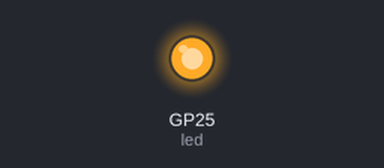
A program run on a simulated Raspberry Pi Pico running MicroPython. Parts: output pins drawn as LEDs (lit = HIGH). WiFi joins after 1.5 s; no MQTT or app messages arrive unless stated; the clock reads 2024-03-15 10:24:30 at power-on unless the program sets it; what the program prints to the serial console is not drawn.

Above: at 2.28 s.
At 4.8 s:
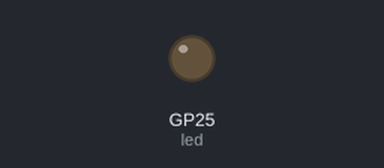
Timing chart, 0 to 8.8 s (numbered marks = the images above):
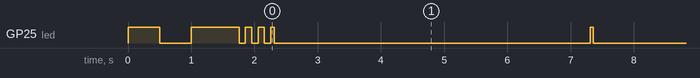

The program:

mqtt_client.py
```python
"""
Pico MQTT 客戶端模組
處理 MQTT 連接和訊息發布

功能：
- MQTT 連接管理
- 訊息發布
- 自動重連
- 錯誤處理
"""

from umqtt.simple import MQTTClient
import time
import json
import machine

class PicoMQTTClient:
    """
    Pico MQTT 客戶端類別

    封裝 MQTT 連接和發布功能
    """

    def __init__(self, client_id, broker, port=1883, keepalive=60):
        """
        初始化 MQTT 客戶端

        參數:
            client_id: 客戶端唯一識別碼
            broker: MQTT Broker 位址
            port: MQTT 連接埠（預設 1883）
            keepalive: 保持連接時間（秒）
        """
        self.client_id = client_id
        self.broker = broker
        self.port = port
        self.keepalive = keepalive

        # 建立 MQTT 客戶端
        self.client = MQTTClient(
            client_id=client_id,
            server=broker,
            port=port,
            keepalive=keepalive
        )

        # 連接狀態
        self.connected = False

        # LED 指示
        self.led = machine.Pin("LED", machine.Pin.OUT)

    def connect(self, clean_session=True):
        """
        連接到 MQTT Broker

        參數:
            clean_session: 是否清除會話

        返回:
            bool: 連接是否成功
        """
        try:
            print(f"正在連接到 MQTT Broker: {self.broker}:{self.port}")

            # 連接到 Broker
            self.client.connect(clean_session=clean_session)

            self.connected = True
            print("MQTT 連接成功！")

            # LED 快閃表示連接成功
            for _ in range(3):
                self.led.on()
                time.sleep(0.1)
                self.led.off()
                time.sleep(0.1)

            return True

        except Exception as e:
            print(f"MQTT 連接失敗: {e}")
            self.connected = False
            return False

    def disconnect(self):
        """中斷 MQTT 連接"""
        try:
            if self.connected:
                self.client.disconnect()
                self.connected = False
                print("MQTT 連接已中斷")
        except Exception as e:
            print(f"中斷連接時發生錯誤: {e}")

    def publish(self, topic, message, qos=0, retain=False):
        """
        發布訊息到指定主題

        參數:
            topic: MQTT 主題
            message: 訊息內容（字串或字典）
            qos: 服務品質等級（0, 1, 2）
            retain: 是否保留訊息

        返回:
            bool: 發布是否成功
        """
        try:
            # 如果訊息是字典，轉換為 JSON 字串
            if isinstance(message, dict):
                message = json.dumps(message)

            # 確保訊息是字串
            if not isinstance(message, str):
                message = str(message)

            # 發布訊息
            self.client.publish(
                topic=topic,
                msg=message.encode(),
                qos=qos,
                retain=retain
            )

            print(f"✓ 發布訊息到 {topic}")

            # LED 閃爍表示發布成功
            self.led.on()
            time.sleep(0.05)
            self.led.off()

            return True

        except Exception as e:
            print(f"✗ 發布訊息失敗: {e}")
            return False

    def publish_sensor_data(self, device_id, sensor_type, value, unit, location=None):
        """
        發布感測器資料（便利方法）

        參數:
            device_id: 裝置 ID
            sensor_type: 感測器類型
            value: 數值
            unit: 單位
            location: 位置（選用）

        返回:
            bool: 發布是否成功
        """
        # 建立資料字典
        data = {
            "device_id": device_id,
            "device_type": "pico_w",
            "sensor_type": sensor_type,
            "value": round(value, 2),
            "unit": unit,
            "timestamp": time.time()
        }

        if location:
            data["location"] = location

        # 建立主題：sensors/{device_id}/{sensor_type}
        topic = f"sensors/{device_id}/{sensor_type}"

        # 發布資料
        return self.publish(topic, data)

    def reconnect_if_needed(self):
        """
        如果連接中斷，自動重新連接

        返回:
            bool: 是否已連接
        """
        if not self.connected:
            print("偵測到 MQTT 連接中斷，嘗試重新連接...")
            return self.connect()
        return True

    def ping(self):
        """
        發送 ping 保持連接

        返回:
            bool: ping 是否成功
        """
        try:
            self.client.ping()
            return True
        except Exception as e:
            print(f"Ping 失敗: {e}")
            self.connected = False
            return False

    def check_msg(self):
        """
        檢查是否有新訊息（用於訂閱）

        注意：此方法用於訂閱者，發布者通常不需要使用
        """
        try:
            self.client.check_msg()
        except Exception as e:
            print(f"檢查訊息時發生錯誤: {e}")

# ============================================================================
# 使用範例
# ============================================================================

if __name__ == "__main__":
    # 匯入配置
    from wifi_config import MQTT_BROKER, MQTT_PORT, MQTT_CLIENT_ID, DEVICE_ID
    from wifi_manager import WiFiManager
    from wifi_config import WIFI_SSID, WIFI_PASSWORD

    # 1. 連接 WiFi
    print("步驟 1: 連接 WiFi")
    wifi = WiFiManager(WIFI_SSID, WIFI_PASSWORD)

    if not wifi.wait_for_connection():
        print("無法連接到 WiFi，程式結束")
        import sys
        sys.exit(1)

    # 2. 建立 MQTT 客戶端
    print("\n步驟 2: 建立 MQTT 客戶端")
    mqtt = PicoMQTTClient(
        client_id=MQTT_CLIENT_ID,
        broker=MQTT_BROKER,
        port=MQTT_PORT
    )

    # 3. 連接到 MQTT Broker
    print("\n步驟 3: 連接到 MQTT Broker")
    if not mqtt.connect():
        print("無法連接到 MQTT Broker，程式結束")
        import sys
        sys.exit(1)

    # 4. 發布測試訊息
    print("\n步驟 4: 發布測試訊息")

    try:
        count = 0
        while True:
            count += 1

            # 檢查連接狀態
            wifi.reconnect_if_needed()
            mqtt.reconnect_if_needed()

            # 發布測試訊息
            test_data = {
                "device_id": DEVICE_ID,
                "message": f"Test message {count}",
                "timestamp": time.time()
            }

            mqtt.publish("test/topic", test_data)

            print(f"已發布第 {count} 則訊息")

            # 等待 5 秒
            time.sleep(5)

    except KeyboardInterrupt:
        print("\n程式已停止")
        mqtt.disconnect()
        wifi.disconnect()
```

wifi_config.py
```python
"""
WiFi 配置檔案
請修改此檔案中的 WiFi 設定

安全提示：
- 不要將此檔案上傳到公開的 Git 儲存庫
- 建議將此檔案加入 .gitignore
"""

# WiFi 設定
WIFI_SSID = "your_wifi_ssid"        # 你的 WiFi 名稱
WIFI_PASSWORD = "your_wifi_password"  # 你的 WiFi 密碼

# MQTT Broker 設定
MQTT_BROKER = "192.168.1.100"  # Raspberry Pi 的 IP 位址
MQTT_PORT = 1883
MQTT_CLIENT_ID = "pico_001"    # 此 Pico 的唯一識別碼

# 裝置資訊
DEVICE_ID = "pico_001"
DEVICE_NAME = "Temperature Sensor 1"
DEVICE_LOCATION = "classroom_a"
```

wifi_manager.py
```python
"""
WiFi 連接管理模組
處理 Pico W 的 WiFi 連接

功能：
- WiFi 連接
- 連接狀態檢查
- 自動重連
- 錯誤處理
"""

import network
import time
import machine

class WiFiManager:
    """
    WiFi 管理器類別

    負責 WiFi 連接和狀態管理
    """

    def __init__(self, ssid, password, timeout=10):
        """
        初始化 WiFi 管理器

        參數:
            ssid: WiFi 名稱
            password: WiFi 密碼
            timeout: 連接逾時時間（秒）
        """
        self.ssid = ssid
        self.password = password
        self.timeout = timeout

        # 初始化 WLAN 介面
        self.wlan = network.WLAN(network.STA_IF)
        self.wlan.active(True)

        # LED 指示（選用）
        self.led = machine.Pin("LED", machine.Pin.OUT)

    def connect(self):
        """
        連接到 WiFi

        返回:
            bool: 連接是否成功
        """
        # 如果已經連接，直接返回
        if self.wlan.isconnected():
            print("已經連接到 WiFi")
            return True

        print(f"正在連接到 WiFi: {self.ssid}")

        # 開始連接
        self.wlan.connect(self.ssid, self.password)

        # 等待連接
        start_time = time.time()
        while not self.wlan.isconnected():
            # LED 閃爍表示正在連接
            self.led.toggle()
            time.sleep(0.5)

            # 檢查逾時
            if time.time() - start_time > self.timeout:
                print("WiFi 連接逾時")
                self.led.off()
                return False

        # 連接成功
        self.led.on()
        print("WiFi 連接成功！")
        self.print_network_info()
        return True

    def disconnect(self):
        """中斷 WiFi 連接"""
        if self.wlan.isconnected():
            self.wlan.disconnect()
            print("已中斷 WiFi 連接")
        self.led.off()

    def is_connected(self):
        """
        檢查是否已連接

        返回:
            bool: 是否已連接
        """
        return self.wlan.isconnected()

    def get_ip(self):
        """
        取得 IP 位址

        返回:
            str: IP 位址，如果未連接則返回 None
        """
        if self.wlan.isconnected():
            return self.wlan.ifconfig()[0]
        return None

    def print_network_info(self):
        """列印網路資訊"""
        if self.wlan.isconnected():
            config = self.wlan.ifconfig()
            print("=" * 40)
            print("網路資訊:")
            print(f"  IP 位址: {config[0]}")
            print(f"  子網路遮罩: {config[1]}")
            print(f"  閘道: {config[2]}")
            print(f"  DNS: {config[3]}")
            print("=" * 40)

    def wait_for_connection(self, max_retries=3):
        """
        等待連接，支援重試

        參數:
            max_retries: 最大重試次數

        返回:
            bool: 連接是否成功
        """
        for attempt in range(max_retries):
            print(f"連接嘗試 {attempt + 1}/{max_retries}")

            if self.connect():
                return True

            if attempt < max_retries - 1:
                print(f"等待 5 秒後重試...")
                time.sleep(5)

        print("WiFi 連接失敗，已達最大重試次數")
        return False

    def reconnect_if_needed(self):
        """
        如果連接中斷，自動重新連接

        返回:
            bool: 是否已連接
        """
        if not self.is_connected():
            print("偵測到 WiFi 連接中斷，嘗試重新連接...")
            return self.connect()
        return True

# ============================================================================
# 使用範例
# ============================================================================

if __name__ == "__main__":
    # 匯入配置
    from wifi_config import WIFI_SSID, WIFI_PASSWORD

    # 建立 WiFi 管理器
    wifi = WiFiManager(WIFI_SSID, WIFI_PASSWORD)

    # 連接到 WiFi
    if wifi.wait_for_connection():
        print("WiFi 連接成功！")
        print(f"IP 位址: {wifi.get_ip()}")

        # 保持連接
        try:
            while True:
                # 檢查連接狀態
                if wifi.is_connected():
                    print("WiFi 連接正常")
                else:
                    print("WiFi 連接中斷")
                    wifi.reconnect_if_needed()

                time.sleep(10)

        except KeyboardInterrupt:
            print("\n程式已停止")
            wifi.disconnect()
    else:
        print("無法連接到 WiFi")
```

Measured:
- by itself, GP25 (led): HIGH → LOW at 0.50 s, → HIGH 0.50 s later, → LOW 0.75 s later, → HIGH 0.10 s later, … (59 changes in this stretch)
